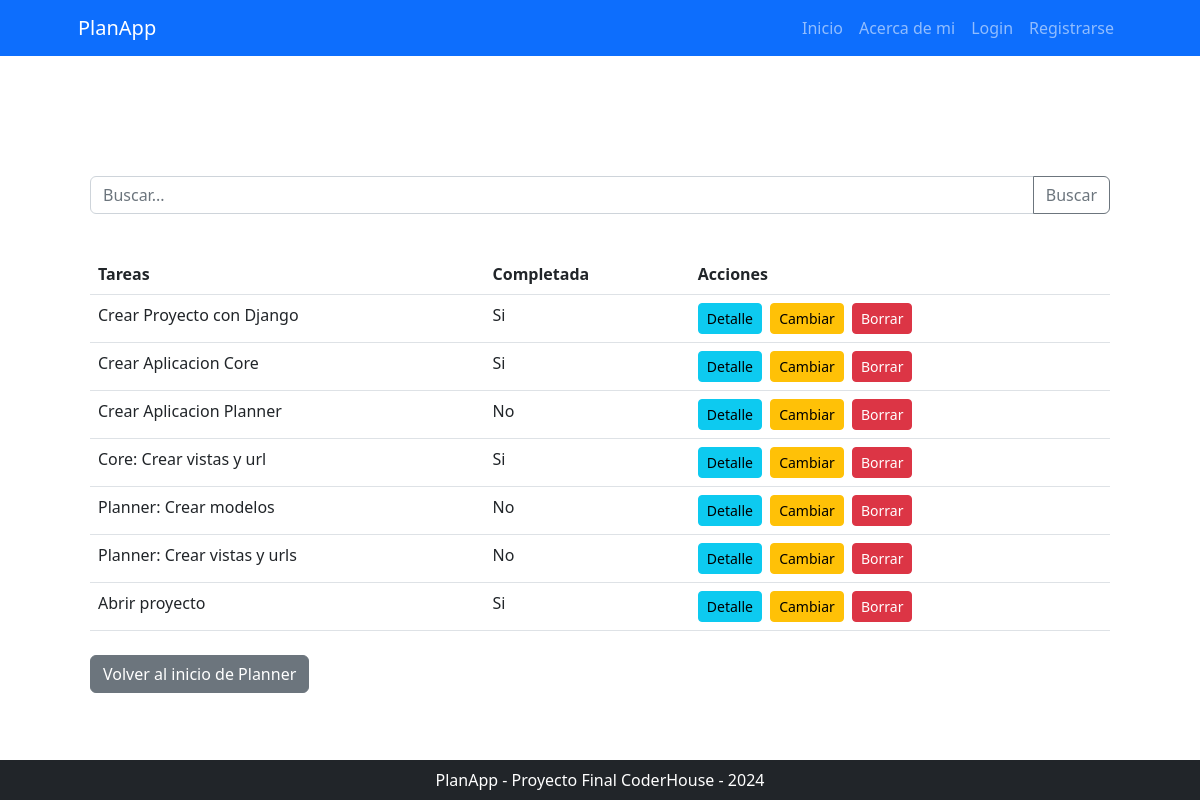
Page /planner/tarea/list/ on the earlier database version.
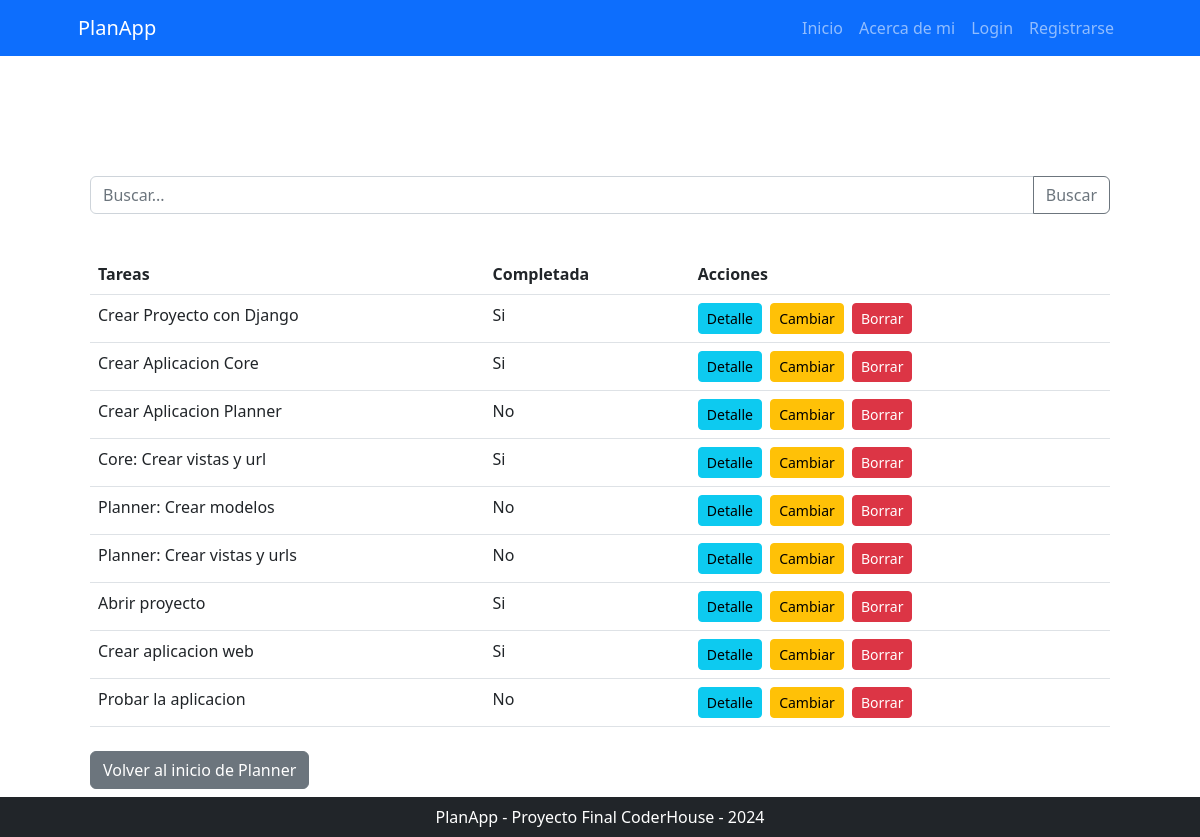
Same page on the later database version.
### planner/models.py (models this page shows, shortened)
class Tarea(models.Model):
    nombre = models.CharField(max_length=200)
    completada = models.BooleanField(default=False)
    proyecto = models.ForeignKey(Proyecto, related_name='related_tareas', on_delete=models.CASCADE, null=True, blank=True)

### planner/views.py (the view)
# urls.py: path("tarea/list/", views.TareaList.as_view(), name="tarea_list"),
class TareaList(ListView, LoginRequiredMixin):
    model = models.Tarea
    def get_queryset(self) -> QuerySet:
        if self.request.GET.get("consulta"):
            consulta = self.request.GET.get("consulta")
            object_list = models.Tarea.objects.filter(nombre__icontains=consulta)
        else:
            object_list = models.Tarea.objects.all()
        return object_list

### planner/templates/planner/tarea_list.html (shortened to what this page needs)
{% extends 'core/base.html' %}
{% block contenido %}
    <div class="container my-5">
        <div class="py-4">
            <form class="input-group mb-3"
                  action="{% url 'planner:tarea_list' %}"
                  method="get">
                <input type="text"
                       class="form-control"
                       name="consulta"
                       placeholder="Buscar..."
                       aria-label="Buscar">
                <button class="btn btn-outline-secondary" type="submit" id="button-addon2">Buscar</button>
            </form>
        </div>
        <table class="table table-hover">
            <thead>
                <tr>
                    <th scope="col">Tareas</th>
                    <th scope="col">Completada</th>
                    <th scope="col">Acciones</th>
                </tr>
            </thead>
            <tbody>
                {% for tarea in object_list %}
                    <tr>
                        <td>{{ tarea.nombre }}</td>
                        <td>{% if tarea.completada %}
                            Si
                            {% else %}
                            No
                        {% endif %}
                        </td>
                        <td>
                            <a class="btn btn-info btn-sm me-1"
                               href="{% url 'planner:tarea_detail' tarea.id %}">Detalle</a>
                            <a class="btn btn-warning btn-sm me-1"
                               href="{% url 'planner:tarea_update' tarea.id %}">Cambiar</a>
                            <a class="btn btn-danger btn-sm"
                               href="{% url 'planner:tarea_delete' tarea.id %}">Borrar</a>
                        </td>
                    </tr>
                {% endfor %}
            </tbody>
        </table>
        <div class="mt-4">
            <a class="btn btn-secondary"
               href="{% url 'planner:home' %}"
               role="button">Volver al inicio de Planner</a>
        </div>
    </div>
{% endblock contenido %}

### core/templates/core/base.html (shortened to what this page needs)
{% load static %}
<!DOCTYPE html>
<html lang="es">
    <head>
        <link href="{% static 'core/css/styles.css' %}" rel="stylesheet" />
    </head>
    <body>
        {% include 'core/components/navbar.html' %}
        <div class="container px-4 px-lg-5">
            {% block contenido %}
            {% endblock contenido %}
        </div>
        {% include 'core/components/footer.html' %}
    </body>
</html>

### core/templates/core/components/navbar.html (shortened to what this page needs)
<nav class="navbar navbar-expand-lg navbar-dark bg-primary">
    <div class="container px-5">
        <a class="navbar-brand" href="{% url 'core:home' %}">PlanApp</a>
        <div class="collapse navbar-collapse" id="navbarSupportedContent">
            <ul class="navbar-nav ms-auto mb-2 mb-lg-0">
                <li class="nav-item"><a class="nav-link {% if request.path == "/" %} active {% endif %}" aria-current="page" href="{% url 'core:home' %}">Inicio</a></li>
                <li class="nav-item"><a class="nav-link {% if request.path == "/about" %} active {% endif %}" href="{% url 'core:about' %}">Acerca de mi</a></li>
                {% if user.is_authenticated %}
                    <li class="nav-item"><a class="nav-link {% if request.path == "/planner/" %} active {% endif %}" href="{% url 'planner:home' %}">Planner</a></li>
                    <li class="nav-item"><a class="nav-link text-bg-info">{{ user.username }}</a></li>
                    <li class="nav-item">
                        <form action="{% url 'core:logout' %}" method="post">
                            {% csrf_token %}
                            <button type="submit" class="btn btn-dark {{ fontsize }} ">Logout</button>
                        </form>
                    </li>
                {% else %}
                    <li class="nav-item"><a class="nav-link {% if request.path == "/login/" %} active {% endif %}" href="{% url 'core:login' %}">Login</a></li>
                    <li class="nav-item"><a class="nav-link {% if request.path == "/register/" %} active {% endif %}" href="{% url 'core:register' %}">Registrarse</a></li>
                {% endif %}
            </ul>
        </div>
    </div>
</nav>

### core/templates/core/components/footer.html
<footer class="py-2 bg-dark fixed-bottom">
    <div class="container px-4 px-lg-5">
        <p class="m-0 text-center text-white">PlanApp - Proyecto Final CoderHouse - 2024</p>
    </div>
</footer>

Differences in the rows shown:
added Tarea: nombre "Crear aplicacion web", completada "Si"
added Tarea: nombre "Probar la aplicacion", completada "No"
